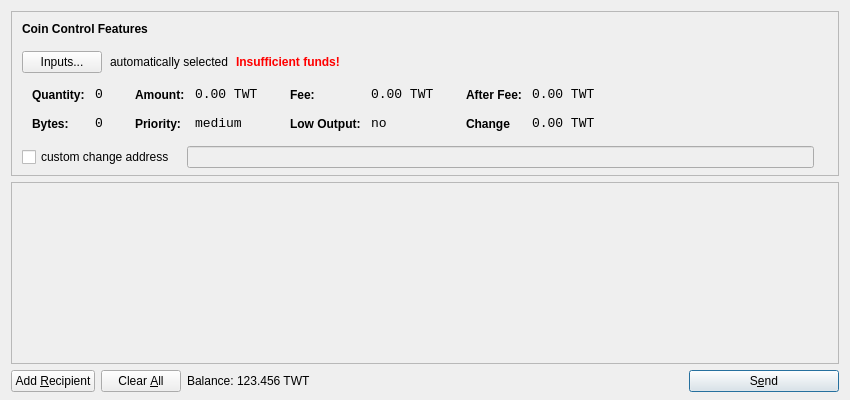
<?xml version="1.0" encoding="UTF-8"?>
<ui version="4.0">
 <class>SendCoinsDialog</class>
 <widget class="QDialog" name="SendCoinsDialog">
  <property name="geometry">
   <rect>
    <x>0</x>
    <y>0</y>
    <width>850</width>
    <height>400</height>
   </rect>
  </property>
  <property name="windowTitle">
   <string>Send Coins</string>
  </property>
  <layout class="QVBoxLayout" name="verticalLayout" stretch="0,1,0">
   <property name="bottomMargin">
    <number>8</number>
   </property>
   <item>
    <widget class="QFrame" name="frameCoinControl">
     <property name="sizePolicy">
      <sizepolicy hsizetype="Expanding" vsizetype="Expanding">
       <horstretch>0</horstretch>
       <verstretch>0</verstretch>
      </sizepolicy>
     </property>
     <property name="maximumSize">
      <size>
       <width>16777215</width>
       <height>16777215</height>
      </size>
     </property>
     <property name="frameShape">
      <enum>QFrame::StyledPanel</enum>
     </property>
     <property name="frameShadow">
      <enum>QFrame::Sunken</enum>
     </property>
     <layout class="QVBoxLayout" name="verticalLayoutCoinControl2">
      <property name="spacing">
       <number>-1</number>
      </property>
      <property name="leftMargin">
       <number>0</number>
      </property>
      <property name="topMargin">
       <number>0</number>
      </property>
      <property name="rightMargin">
       <number>0</number>
      </property>
      <property name="bottomMargin">
       <number>6</number>
      </property>
      <item>
       <layout class="QVBoxLayout" name="verticalLayoutCoinControl" stretch="0,0,0,0,1">
        <property name="spacing">
         <number>0</number>
        </property>
        <property name="leftMargin">
         <number>10</number>
        </property>
        <property name="topMargin">
         <number>10</number>
        </property>
        <item>
         <layout class="QHBoxLayout" name="horizontalLayoutCoinControl1">
          <property name="bottomMargin">
           <number>15</number>
          </property>
          <item>
           <widget class="QLabel" name="labelCoinControlFeatures">
            <property name="sizePolicy">
             <sizepolicy hsizetype="Preferred" vsizetype="Maximum">
              <horstretch>0</horstretch>
              <verstretch>0</verstretch>
             </sizepolicy>
            </property>
            <property name="font">
             <font>
              <weight>75</weight>
              <bold>true</bold>
             </font>
            </property>
            <property name="styleSheet">
             <string notr="true">font-weight:bold;</string>
            </property>
            <property name="text">
             <string>Coin Control Features</string>
            </property>
           </widget>
          </item>
         </layout>
        </item>
        <item>
         <layout class="QHBoxLayout" name="horizontalLayoutCoinControl2" stretch="0,0,0,0">
          <property name="spacing">
           <number>8</number>
          </property>
          <property name="bottomMargin">
           <number>10</number>
          </property>
          <item>
           <widget class="QPushButton" name="pushButtonCoinControl">
            <property name="styleSheet">
             <string notr="true"/>
            </property>
            <property name="text">
             <string>Inputs...</string>
            </property>
           </widget>
          </item>
          <item>
           <widget class="QLabel" name="labelCoinControlAutomaticallySelected">
            <property name="text">
             <string>automatically selected</string>
            </property>
            <property name="margin">
             <number>5</number>
            </property>
           </widget>
          </item>
          <item>
           <widget class="QLabel" name="labelCoinControlInsuffFunds">
            <property name="font">
             <font>
              <weight>75</weight>
              <bold>true</bold>
             </font>
            </property>
            <property name="styleSheet">
             <string notr="true">color:red;font-weight:bold;</string>
            </property>
            <property name="text">
             <string>Insufficient funds!</string>
            </property>
            <property name="margin">
             <number>5</number>
            </property>
           </widget>
          </item>
          <item>
           <spacer name="horizontalSpacerCoinControl">
            <property name="orientation">
             <enum>Qt::Horizontal</enum>
            </property>
            <property name="sizeHint" stdset="0">
             <size>
              <width>40</width>
              <height>1</height>
             </size>
            </property>
           </spacer>
          </item>
         </layout>
        </item>
        <item>
         <widget class="QWidget" name="widgetCoinControl" native="true">
          <property name="sizePolicy">
           <sizepolicy hsizetype="Preferred" vsizetype="Preferred">
            <horstretch>0</horstretch>
            <verstretch>0</verstretch>
           </sizepolicy>
          </property>
          <property name="minimumSize">
           <size>
            <width>0</width>
            <height>0</height>
           </size>
          </property>
          <property name="styleSheet">
           <string notr="true"/>
          </property>
          <layout class="QHBoxLayout" name="horizontalLayoutCoinControl5">
           <property name="margin">
            <number>0</number>
           </property>
           <item>
            <layout class="QHBoxLayout" name="horizontalLayoutCoinControl3" stretch="0,0,0,1">
             <property name="spacing">
              <number>20</number>
             </property>
             <property name="topMargin">
              <number>0</number>
             </property>
             <property name="bottomMargin">
              <number>10</number>
             </property>
             <item>
              <layout class="QFormLayout" name="formLayoutCoinControl1">
               <property name="horizontalSpacing">
                <number>10</number>
               </property>
               <property name="verticalSpacing">
                <number>14</number>
               </property>
               <property name="leftMargin">
                <number>10</number>
               </property>
               <property name="topMargin">
                <number>4</number>
               </property>
               <property name="rightMargin">
                <number>6</number>
               </property>
               <item row="0" column="0">
                <widget class="QLabel" name="labelCoinControlQuantityText">
                 <property name="styleSheet">
                  <string notr="true">font-weight:bold;</string>
                 </property>
                 <property name="text">
                  <string>Quantity:</string>
                 </property>
                 <property name="margin">
                  <number>0</number>
                 </property>
                </widget>
               </item>
               <item row="0" column="1">
                <widget class="QLabel" name="labelCoinControlQuantity">
                 <property name="font">
                  <font>
                   <family>Monospace</family>
                   <pointsize>10</pointsize>
                  </font>
                 </property>
                 <property name="cursor">
                  <cursorShape>IBeamCursor</cursorShape>
                 </property>
                 <property name="contextMenuPolicy">
                  <enum>Qt::ActionsContextMenu</enum>
                 </property>
                 <property name="text">
                  <string>0</string>
                 </property>
                 <property name="margin">
                  <number>0</number>
                 </property>
                 <property name="textInteractionFlags">
                  <set>Qt::LinksAccessibleByMouse|Qt::TextSelectableByKeyboard|Qt::TextSelectableByMouse</set>
                 </property>
                </widget>
               </item>
               <item row="1" column="0">
                <widget class="QLabel" name="labelCoinControlBytesText">
                 <property name="styleSheet">
                  <string notr="true">font-weight:bold;</string>
                 </property>
                 <property name="text">
                  <string>Bytes:</string>
                 </property>
                </widget>
               </item>
               <item row="1" column="1">
                <widget class="QLabel" name="labelCoinControlBytes">
                 <property name="font">
                  <font>
                   <family>Monospace</family>
                   <pointsize>10</pointsize>
                  </font>
                 </property>
                 <property name="cursor">
                  <cursorShape>IBeamCursor</cursorShape>
                 </property>
                 <property name="contextMenuPolicy">
                  <enum>Qt::ActionsContextMenu</enum>
                 </property>
                 <property name="text">
                  <string>0</string>
                 </property>
                 <property name="textInteractionFlags">
                  <set>Qt::LinksAccessibleByMouse|Qt::TextSelectableByKeyboard|Qt::TextSelectableByMouse</set>
                 </property>
                </widget>
               </item>
              </layout>
             </item>
             <item>
              <layout class="QFormLayout" name="formLayoutCoinControl2">
               <property name="horizontalSpacing">
                <number>10</number>
               </property>
               <property name="verticalSpacing">
                <number>14</number>
               </property>
               <property name="leftMargin">
                <number>6</number>
               </property>
               <property name="topMargin">
                <number>4</number>
               </property>
               <property name="rightMargin">
                <number>6</number>
               </property>
               <item row="0" column="0">
                <widget class="QLabel" name="labelCoinControlAmountText">
                 <property name="styleSheet">
                  <string notr="true">font-weight:bold;</string>
                 </property>
                 <property name="text">
                  <string>Amount:</string>
                 </property>
                 <property name="margin">
                  <number>0</number>
                 </property>
                </widget>
               </item>
               <item row="0" column="1">
                <widget class="QLabel" name="labelCoinControlAmount">
                 <property name="font">
                  <font>
                   <family>Monospace</family>
                   <pointsize>10</pointsize>
                  </font>
                 </property>
                 <property name="cursor">
                  <cursorShape>IBeamCursor</cursorShape>
                 </property>
                 <property name="contextMenuPolicy">
                  <enum>Qt::ActionsContextMenu</enum>
                 </property>
                 <property name="text">
                  <string>0.00 TWT</string>
                 </property>
                 <property name="textInteractionFlags">
                  <set>Qt::LinksAccessibleByMouse|Qt::TextSelectableByKeyboard|Qt::TextSelectableByMouse</set>
                 </property>
                </widget>
               </item>
               <item row="1" column="0">
                <widget class="QLabel" name="labelCoinControlPriorityText">
                 <property name="styleSheet">
                  <string notr="true">font-weight:bold;</string>
                 </property>
                 <property name="text">
                  <string>Priority:</string>
                 </property>
                </widget>
               </item>
               <item row="1" column="1">
                <widget class="QLabel" name="labelCoinControlPriority">
                 <property name="font">
                  <font>
                   <family>Monospace</family>
                   <pointsize>10</pointsize>
                  </font>
                 </property>
                 <property name="cursor">
                  <cursorShape>IBeamCursor</cursorShape>
                 </property>
                 <property name="contextMenuPolicy">
                  <enum>Qt::ActionsContextMenu</enum>
                 </property>
                 <property name="text">
                  <string>medium</string>
                 </property>
                 <property name="textInteractionFlags">
                  <set>Qt::LinksAccessibleByMouse|Qt::TextSelectableByKeyboard|Qt::TextSelectableByMouse</set>
                 </property>
                </widget>
               </item>
              </layout>
             </item>
             <item>
              <layout class="QFormLayout" name="formLayoutCoinControl3">
               <property name="horizontalSpacing">
                <number>10</number>
               </property>
               <property name="verticalSpacing">
                <number>14</number>
               </property>
               <property name="leftMargin">
                <number>6</number>
               </property>
               <property name="topMargin">
                <number>4</number>
               </property>
               <property name="rightMargin">
                <number>6</number>
               </property>
               <item row="0" column="0">
                <widget class="QLabel" name="labelCoinControlFeeText">
                 <property name="styleSheet">
                  <string notr="true">font-weight:bold;</string>
                 </property>
                 <property name="text">
                  <string>Fee:</string>
                 </property>
                 <property name="margin">
                  <number>0</number>
                 </property>
                </widget>
               </item>
               <item row="0" column="1">
                <widget class="QLabel" name="labelCoinControlFee">
                 <property name="font">
                  <font>
                   <family>Monospace</family>
                   <pointsize>10</pointsize>
                  </font>
                 </property>
                 <property name="cursor">
                  <cursorShape>IBeamCursor</cursorShape>
                 </property>
                 <property name="contextMenuPolicy">
                  <enum>Qt::ActionsContextMenu</enum>
                 </property>
                 <property name="text">
                  <string>0.00 TWT</string>
                 </property>
                 <property name="textInteractionFlags">
                  <set>Qt::LinksAccessibleByMouse|Qt::TextSelectableByKeyboard|Qt::TextSelectableByMouse</set>
                 </property>
                </widget>
               </item>
               <item row="1" column="0">
                <widget class="QLabel" name="labelCoinControlLowOutputText">
                 <property name="styleSheet">
                  <string notr="true">font-weight:bold;</string>
                 </property>
                 <property name="text">
                  <string>Low Output:</string>
                 </property>
                </widget>
               </item>
               <item row="1" column="1">
                <widget class="QLabel" name="labelCoinControlLowOutput">
                 <property name="font">
                  <font>
                   <family>Monospace</family>
                   <pointsize>10</pointsize>
                  </font>
                 </property>
                 <property name="cursor">
                  <cursorShape>IBeamCursor</cursorShape>
                 </property>
                 <property name="contextMenuPolicy">
                  <enum>Qt::ActionsContextMenu</enum>
                 </property>
                 <property name="text">
                  <string>no</string>
                 </property>
                 <property name="textInteractionFlags">
                  <set>Qt::LinksAccessibleByMouse|Qt::TextSelectableByKeyboard|Qt::TextSelectableByMouse</set>
                 </property>
                </widget>
               </item>
              </layout>
             </item>
             <item>
              <layout class="QFormLayout" name="formLayoutCoinControl4">
               <property name="horizontalSpacing">
                <number>10</number>
               </property>
               <property name="verticalSpacing">
                <number>14</number>
               </property>
               <property name="leftMargin">
                <number>6</number>
               </property>
               <property name="topMargin">
                <number>4</number>
               </property>
               <property name="rightMargin">
                <number>6</number>
               </property>
               <item row="0" column="0">
                <widget class="QLabel" name="labelCoinControlAfterFeeText">
                 <property name="styleSheet">
                  <string notr="true">font-weight:bold;</string>
                 </property>
                 <property name="text">
                  <string>After Fee:</string>
                 </property>
                 <property name="margin">
                  <number>0</number>
                 </property>
                </widget>
               </item>
               <item row="0" column="1">
                <widget class="QLabel" name="labelCoinControlAfterFee">
                 <property name="font">
                  <font>
                   <family>Monospace</family>
                   <pointsize>10</pointsize>
                  </font>
                 </property>
                 <property name="cursor">
                  <cursorShape>IBeamCursor</cursorShape>
                 </property>
                 <property name="contextMenuPolicy">
                  <enum>Qt::ActionsContextMenu</enum>
                 </property>
                 <property name="text">
                  <string>0.00 TWT</string>
                 </property>
                 <property name="textInteractionFlags">
                  <set>Qt::LinksAccessibleByMouse|Qt::TextSelectableByKeyboard|Qt::TextSelectableByMouse</set>
                 </property>
                </widget>
               </item>
               <item row="1" column="0">
                <widget class="QLabel" name="labelCoinControlChangeText">
                 <property name="styleSheet">
                  <string notr="true">font-weight:bold;</string>
                 </property>
                 <property name="text">
                  <string>Change</string>
                 </property>
                </widget>
               </item>
               <item row="1" column="1">
                <widget class="QLabel" name="labelCoinControlChange">
                 <property name="font">
                  <font>
                   <family>Monospace</family>
                   <pointsize>10</pointsize>
                  </font>
                 </property>
                 <property name="cursor">
                  <cursorShape>IBeamCursor</cursorShape>
                 </property>
                 <property name="contextMenuPolicy">
                  <enum>Qt::ActionsContextMenu</enum>
                 </property>
                 <property name="text">
                  <string>0.00 TWT</string>
                 </property>
                 <property name="textInteractionFlags">
                  <set>Qt::LinksAccessibleByMouse|Qt::TextSelectableByKeyboard|Qt::TextSelectableByMouse</set>
                 </property>
                </widget>
               </item>
              </layout>
             </item>
            </layout>
           </item>
          </layout>
         </widget>
        </item>
        <item>
         <layout class="QHBoxLayout" name="horizontalLayoutCoinControl4" stretch="0,0,0">
          <property name="spacing">
           <number>12</number>
          </property>
          <property name="sizeConstraint">
           <enum>QLayout::SetDefaultConstraint</enum>
          </property>
          <property name="topMargin">
           <number>5</number>
          </property>
          <property name="rightMargin">
           <number>5</number>
          </property>
          <item>
           <widget class="QCheckBox" name="checkBoxCoinControlChange">
            <property name="text">
             <string>custom change address</string>
            </property>
           </widget>
          </item>
          <item>
           <widget class="QLineEdit" name="lineEditCoinControlChange">
            <property name="enabled">
             <bool>false</bool>
            </property>
            <property name="sizePolicy">
             <sizepolicy hsizetype="Expanding" vsizetype="Fixed">
              <horstretch>0</horstretch>
              <verstretch>0</verstretch>
             </sizepolicy>
            </property>
           </widget>
          </item>
          <item>
           <widget class="QLabel" name="labelCoinControlChangeLabel">
            <property name="sizePolicy">
             <sizepolicy hsizetype="Preferred" vsizetype="Expanding">
              <horstretch>0</horstretch>
              <verstretch>0</verstretch>
             </sizepolicy>
            </property>
            <property name="minimumSize">
             <size>
              <width>0</width>
              <height>0</height>
             </size>
            </property>
            <property name="text">
             <string/>
            </property>
            <property name="margin">
             <number>3</number>
            </property>
           </widget>
          </item>
         </layout>
        </item>
        <item>
         <spacer name="verticalSpacerCoinControl">
          <property name="orientation">
           <enum>Qt::Vertical</enum>
          </property>
          <property name="sizeHint" stdset="0">
           <size>
            <width>800</width>
            <height>1</height>
           </size>
          </property>
         </spacer>
        </item>
       </layout>
      </item>
     </layout>
    </widget>
   </item>
   <item>
    <widget class="QScrollArea" name="scrollArea">
     <property name="widgetResizable">
      <bool>true</bool>
     </property>
     <widget class="QWidget" name="scrollAreaWidgetContents">
      <property name="geometry">
       <rect>
        <x>0</x>
        <y>0</y>
        <width>830</width>
        <height>165</height>
       </rect>
      </property>
      <layout class="QVBoxLayout" name="verticalLayout_2">
       <property name="margin">
        <number>0</number>
       </property>
       <item>
        <layout class="QVBoxLayout" name="entries">
         <property name="spacing">
          <number>6</number>
         </property>
        </layout>
       </item>
       <item>
        <spacer name="verticalSpacer">
         <property name="orientation">
          <enum>Qt::Vertical</enum>
         </property>
         <property name="sizeHint" stdset="0">
          <size>
           <width>20</width>
           <height>40</height>
          </size>
         </property>
        </spacer>
       </item>
      </layout>
     </widget>
    </widget>
   </item>
   <item>
    <layout class="QHBoxLayout" name="horizontalLayout">
     <item>
      <widget class="QPushButton" name="addButton">
       <property name="toolTip">
        <string>Send to multiple recipients at once</string>
       </property>
       <property name="text">
        <string>Add &amp;Recipient</string>
       </property>
       <property name="icon">
        <iconset resource="../bitcoin.qrc">
         <normaloff>:/icons/add</normaloff>:/icons/add</iconset>
       </property>
       <property name="autoDefault">
        <bool>false</bool>
       </property>
      </widget>
     </item>
     <item>
      <widget class="QPushButton" name="clearButton">
       <property name="sizePolicy">
        <sizepolicy hsizetype="Minimum" vsizetype="Fixed">
         <horstretch>0</horstretch>
         <verstretch>0</verstretch>
        </sizepolicy>
       </property>
       <property name="toolTip">
        <string>Remove all transaction fields</string>
       </property>
       <property name="text">
        <string>Clear &amp;All</string>
       </property>
       <property name="icon">
        <iconset resource="../bitcoin.qrc">
         <normaloff>:/icons/remove</normaloff>:/icons/remove</iconset>
       </property>
       <property name="autoRepeatDelay">
        <number>300</number>
       </property>
       <property name="autoDefault">
        <bool>false</bool>
       </property>
      </widget>
     </item>
     <item>
      <layout class="QHBoxLayout" name="horizontalLayout_2">
       <property name="spacing">
        <number>3</number>
       </property>
       <item>
        <widget class="QLabel" name="label">
         <property name="sizePolicy">
          <sizepolicy hsizetype="Preferred" vsizetype="Fixed">
           <horstretch>0</horstretch>
           <verstretch>0</verstretch>
          </sizepolicy>
         </property>
         <property name="text">
          <string>Balance:</string>
         </property>
        </widget>
       </item>
       <item>
        <widget class="QLabel" name="labelBalance">
         <property name="sizePolicy">
          <sizepolicy hsizetype="Preferred" vsizetype="Fixed">
           <horstretch>0</horstretch>
           <verstretch>0</verstretch>
          </sizepolicy>
         </property>
         <property name="cursor">
          <cursorShape>IBeamCursor</cursorShape>
         </property>
         <property name="text">
          <string>123.456 TWT</string>
         </property>
         <property name="textInteractionFlags">
          <set>Qt::LinksAccessibleByMouse|Qt::TextSelectableByKeyboard|Qt::TextSelectableByMouse</set>
         </property>
        </widget>
       </item>
      </layout>
     </item>
     <item>
      <spacer name="horizontalSpacer">
       <property name="orientation">
        <enum>Qt::Horizontal</enum>
       </property>
       <property name="sizeHint" stdset="0">
        <size>
         <width>40</width>
         <height>20</height>
        </size>
       </property>
      </spacer>
     </item>
     <item>
      <widget class="QPushButton" name="sendButton">
       <property name="minimumSize">
        <size>
         <width>150</width>
         <height>0</height>
        </size>
       </property>
       <property name="toolTip">
        <string>Confirm the send action</string>
       </property>
       <property name="text">
        <string>S&amp;end</string>
       </property>
       <property name="icon">
        <iconset resource="../bitcoin.qrc">
         <normaloff>:/icons/send</normaloff>:/icons/send</iconset>
       </property>
       <property name="default">
        <bool>true</bool>
       </property>
      </widget>
     </item>
    </layout>
   </item>
  </layout>
 </widget>
 <resources>
  <include location="../bitcoin.qrc"/>
 </resources>
 <connections/>
</ui>
